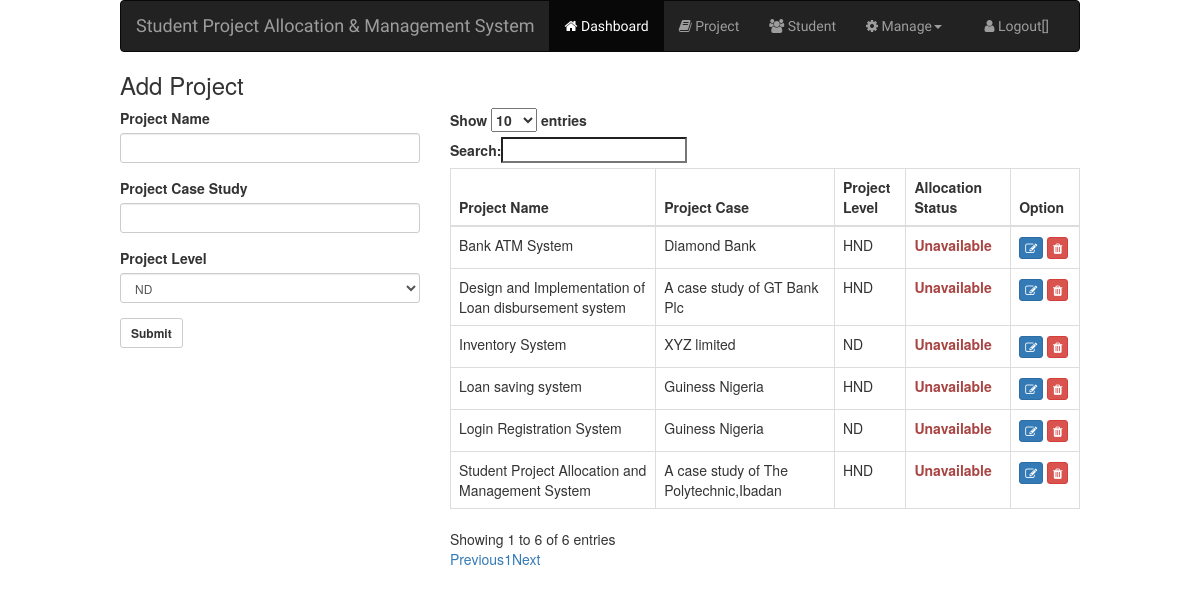
The app's page /create-project.php with its own data.
### tables this page shows
CREATE TABLE `project` (
  `id` int(11) NOT NULL,
  `project_name` varchar(255) NOT NULL,
  `project_case` varchar(255) NOT NULL,
  `project_level` varchar(50) NOT NULL,
  `allocation` tinyint(1) NOT NULL DEFAULT '0'
);

### all_project.php (the view)
<table class="table table-bordered table-hover project_table">
	<thead>
		<tr>
			<th>Project Name</th>
			<th>Project Case</th>
			<th>Project Level</th>
			<th>Allocation Status</th>
			<th>Option</th>
		</tr>
	</thead>
	<tbody>
		<?php
           $query = $db->query("SELECT * FROM project");
             $rows = $query->fetchAll(PDO::FETCH_OBJ);
             foreach($rows as $row){
               $project_name = $row->project_name;
               $project_case = $row->project_case;
               $project_level = $row->project_level;
               $allocation = $row->allocation;
        ?>
             <tr>
             	<td><?php echo $project_name; ?></td>
             	<td><?php echo $project_case; ?></td>
             	<td><?php echo $project_level ?></td>
             	<td><?php echo ($allocation == 0)? '<label class="text-success">Available</label>':'<label class="text-danger">Unavailable</label>' ?>
             	</td>
             	<td>
             	    <a class="btn btn-xs btn-primary" href="editproject.php?id=<?php echo $row->id; ?>"><i class="fa fa-edit"></i></a>
             		  <a class="btn btn-xs btn-danger" onclick="return confirm('Are you sure you want to delete project? ')" href="deleteproject.php?id=<?php echo $row->id; ?>"><i class="fa fa-trash"></i></a>
             	</td>
             </tr>
        <?php
           }
		?>
	</tbody>
</table>

### css/style.css (style rules this page uses)
body { width: 80%; margin-left: 10%; }

### records on screen
project: project_name "Design and Implementation of Loan disbursement system", project_case "A case study of GT Bank Plc", project_level "HND", allocation "Unavailable"
project: project_name "Loan saving system", project_case "Guiness Nigeria", project_level "HND", allocation "Unavailable"
project: project_name "Bank ATM System", project_case "Diamond Bank", project_level "HND", allocation "Unavailable"
project: project_name "Login Registration System", project_case "Guiness Nigeria", project_level "ND", allocation "Unavailable"
project: project_name "Student Project Allocation and Management System", project_case "A case study of The Polytechnic,Ibadan", project_level "HND", allocation "Unavailable"
project: project_name "Inventory System", project_case "XYZ limited", project_level "ND", allocation "Unavailable"

### other values on screen
PROJECT_NAME "Student Project Allocation & Management System"
